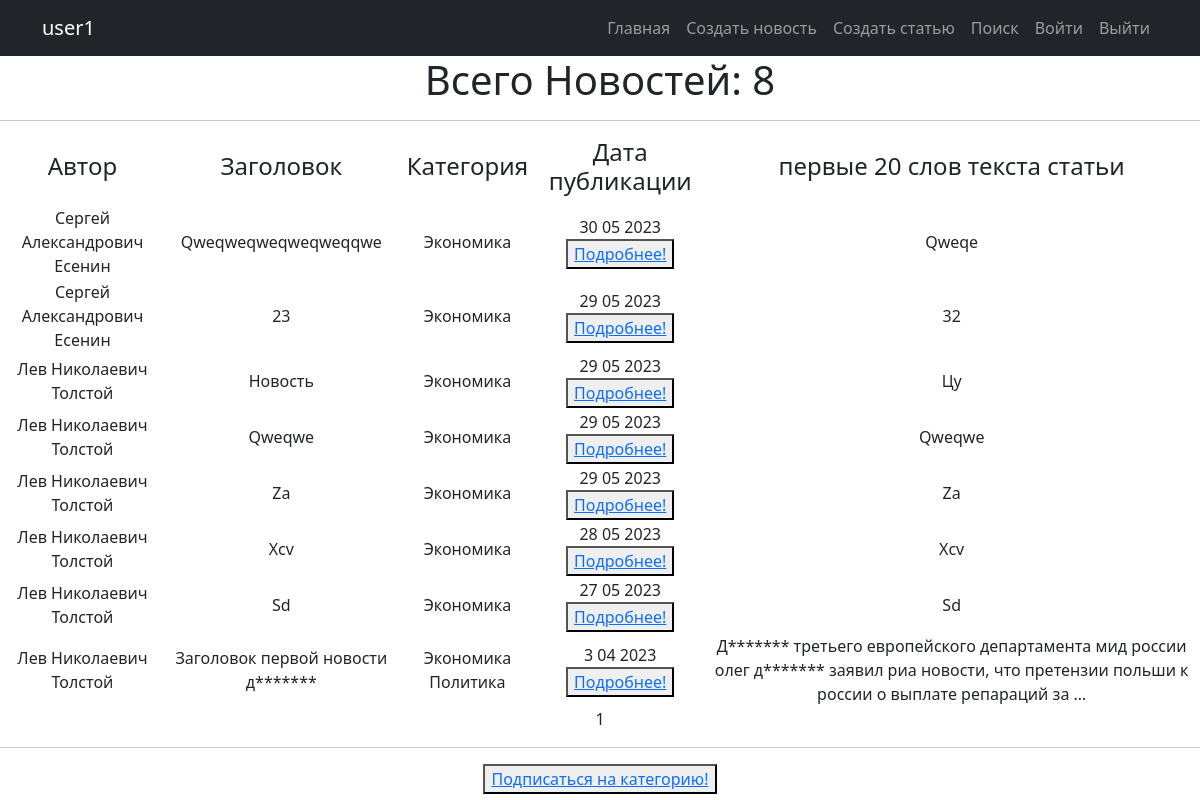
Page /categories/1/ (signed in) on the earlier database version.
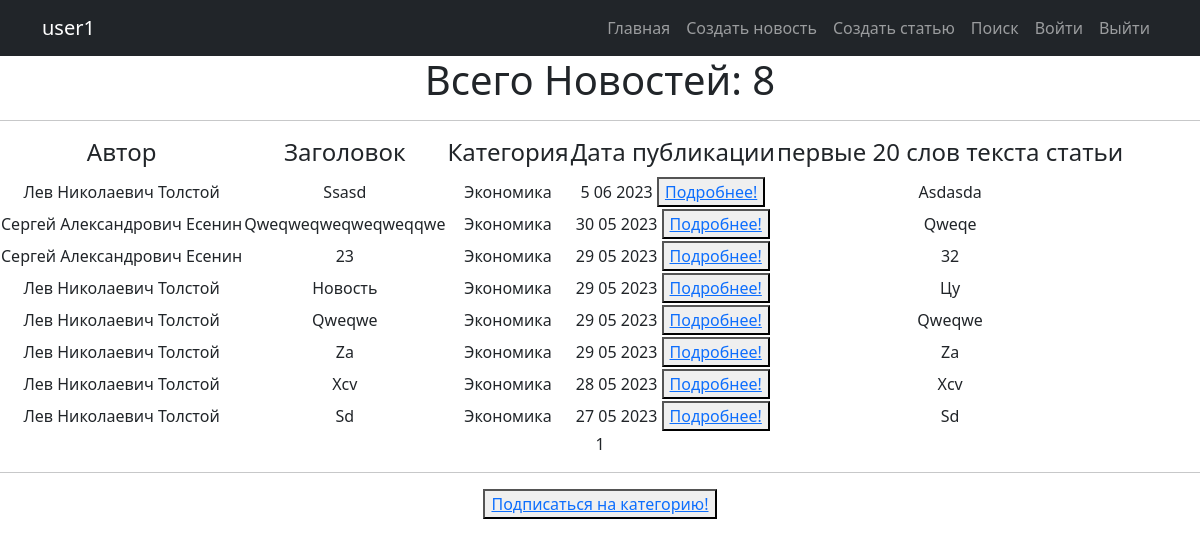
Same page on the later database version.
### news/models.py (models this page shows, shortened)
class Post(models.Model):
    objects = None
    article = 'AR'
    news = 'NE'
    POST = [
        (news, 'Новость'),
        (article, 'Статья')
    ]
    title = models.TextField(max_length=50)
    author = models.ForeignKey(Author, on_delete=models.CASCADE)
    time_in_comment = models.DateTimeField(default=django.utils.timezone.now)
    choice_title = models.CharField(max_length=2, choices=POST)
    post_text = models.TextField(max_length=500)
    categories = models.ManyToManyField('Category', through='PostCategory')
    rating_post = models.IntegerField(default=0)

class Author(models.Model):
    user_author = models.OneToOneField(User, on_delete=models.CASCADE)
    user_rating = models.IntegerField(default=0)
    subscribers = models.ManyToManyField('Category', through='PostSubscribers')

class Category(models.Model):
    economy = 'EC'
    politician = 'PL'
    worldnews = 'WN'
    hostnews = 'HN'
    sport = 'SP'
    POSITION = [
        (economy, 'Экономика'),
        (politician, 'Политика'),
        (worldnews, 'Мировые новости'),
        (hostnews, 'Местные новости'),
        (sport, 'Спортивные новости')
    ]
    category = models.CharField(max_length=2, choices=POSITION, default='HN', unique=True)
    def __str__(self):
        return self.get_category_display()

### news/views.py (the view)
# urls.py: path('categories/<int:pk>/', CategoryList.as_view(), name='category_list'),
class CategoryList(LoginRequiredMixin, ListView):
    model = Post
    ordering = '-time_in_comment'
    template_name = 'news_category.html'
    context_object_name = 'all'
    paginate_by = 10
    def get_queryset(self):
        self.queryset = Category.objects.get(pk=self.kwargs['pk']).post_set.all()
        return super().get_queryset()
    def get_context_data(self, **kwargs):
        context = super().get_context_data(**kwargs)
        context['is_not_author'] = not self.request.user.groups.filter(name = 'author').exists()
        return context

### news/templatetags/censure.py (called while the page is built)
@register.filter()
def censor(word):
    def multiple_replace(texts, replace_value):
        for i, j in replace_value.items():
            texts = texts.lower().replace(i, j)
        return texts
    replace_values = {'модели': 'м*****',
                      'джигурда': 'д*******',
                      'однако': 'о*****',
                      'директор': 'д*******',
                      'повтор': 'п*****'
                      }
    word = multiple_replace(word, replace_values)
    return word.capitalize()

### templates/news_category.html (shortened to what this page needs)
{% extends 'flatpages/default.html' %}
{% load custom_tags %}
{% block content %}
{% load censure %}
    <h1>Всего Новостей: {{ all |length }} </h1>
    <hr>
    {% if all %}
        <table >
            <tr>
                <td><h4>Автор</h4></td>
                <td><h4>Заголовок</h4></td>
                <td><h4>Категория</h4></td>
                <td><h4>Дата публикации</h4></td>
                <td><h4>первые 20 слов текста статьи</h4></td>
            </tr>
            {% for news in all %}
            <tr>
                <td>{{ news.author.user_author.first_name }}</td>
                <td>{{ news.title | censor }}</td>
                <td>{%  for category in news.categories.all %}
                        {{category}}
                    {% endfor %}</td>
                <td>{{ news.time_in_comment |date:'j m Y'  }}
                        <button> <a href="/{{news.id}}"> Подробнее!</a> </button>
                </td>
                <td>{{ news.post_text |truncatewords:20 | censor }}</td>
            </tr>
            {% endfor %}
        </table>
    {% else %}
        <h2>Новостей нет!</h2>
    {% endif %}
   {{ page_obj.number }}
<hr>
<button> <a href="subscribe/"> Подписаться на категорию!</a> </button>
{% endblock content %}

Differences in the rows shown:
no longer on this page (row edited): Post: author.user_author.first_name "Лев Николаевич Толстой", title|censor "Заголовок первой новости д*******", time_in_comment "3 04 2023", post_text|censor "Д******* третьего европейского департамента мид россии олег д******* заявил риа новости, что претензии польши к россии о выплате репараций за …", Category (category "Экономика")
no longer on this page (row unchanged): Category: category "Политика", shown under "Лев Николаевич Толстой"
added Post: author.user_author.first_name "Лев Николаевич Толстой", title|censor "Ssasd", time_in_comment "5 06 2023", post_text|censor "Asdasda", Category (category "Экономика")
